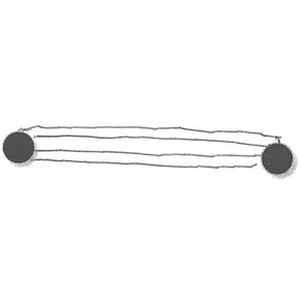
#> input picture Dataset/TASK_02/AD/T02_AD_001.png, 299 x 299 px
$ python -i model_Train.py   (imports and definitions only)
#> lines starting #> are read from the running program, lines starting #| are printed output that depends on the picture; after the words box and inside, x2 and y2 are one past the last pixel; in counts of white or black regions, pixels touching at a corner belong together
#> further down, picture is the input picture: shape (299, 299, 3); min 58, max 255, mean 249.1
import os
import numpy as np
import cv2
import tensorflow as tf
import pickle
import matplotlib.pyplot as plt
from sklearn.model_selection import train_test_split
from sklearn.metrics import classification_report, confusion_matrix
from tensorflow.keras.applications import MobileNetV2
from tensorflow.keras.layers import Dense, Dropout, GlobalAveragePooling2D
from tensorflow.keras.models import Model
from tensorflow.keras.optimizers import Adam

# =============================
# CONFIG
# =============================


# [2 lines not run here, left out]

# [1 line that did not run here, left out]
SAVE_DIR = "./saved_models"
# [1 line that did not run here, left out]
# [2 lines not run here, left out]
IMG_SIZE = 224

# =============================
# Preprocessing Function
# =============================

def preprocess_gaussian_clahe_then_otsu(image):
    gray = cv2.cvtColor(image.astype('uint8'), cv2.COLOR_RGB2GRAY)
    blurred = cv2.GaussianBlur(gray, (31, 31), 0)
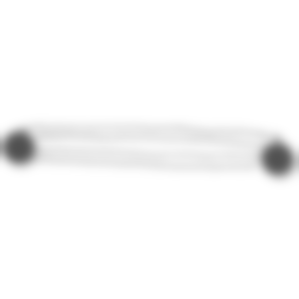
#> blurred: shape (299, 299); min 80, max 255, mean 249.1
    normalized = cv2.divide(gray, blurred, scale=255)
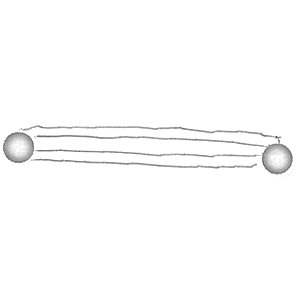
#> normalized: shape (299, 299); min 72, max 255, mean 251.9

    clahe = cv2.createCLAHE(clipLimit=2.0, tileGridSize=(8, 8))
    clahe_img = clahe.apply(normalized)

    _, otsu = cv2.threshold(clahe_img, 0, 255, cv2.THRESH_BINARY + cv2.THRESH_OTSU)
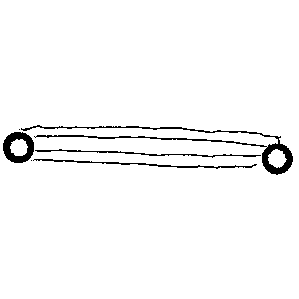
#> otsu: shape (299, 299); 97.1% white; 6 black regions (2 under 20 px), largest, box (x1, y1, x2, y2) and area: (21, 125, 293, 175) 1357, (3, 132, 34, 163) 541, (33, 159, 257, 169) 387, (35, 149, 261, 158) 338

    resized = cv2.resize(otsu, (IMG_SIZE, IMG_SIZE))
    rgb = cv2.cvtColor(resized, cv2.COLOR_GRAY2RGB)
    return rgb / 255.0


# =============================
# Dataset Loader
# =============================

def load_dataset():
    X, y = [], []

    for root, dirs, files in os.walk(DATASET_DIR):
        for file in files:
            if file.lower().endswith((".jpg", ".jpeg", ".png")):

                # Determine label from folder name
                folder = os.path.basename(root).upper()

                if "AD" in folder:
                    label = 0
                elif "HC" in folder:
                    label = 1
                else:
                    continue  # ignore unexpected folders

                path = os.path.join(root, file)

                img = cv2.imread(path)
                img = cv2.cvtColor(img, cv2.COLOR_BGR2RGB)
                img = preprocess_gaussian_clahe_then_otsu(img)

                X.append(img)
                y.append(label)

    return np.array(X), np.array(y)


# [1 line not run here, left out]
# [1 line that did not run here, left out]
# [1 line not run here, left out]

# =============================
# Train / Test Split
# =============================

# [2 lines that did not run here, left out]

# [2 lines that did not run here, left out]

# [1 line that did not run here, left out]
# [1 line that did not run here, left out]
# [1 line that did not run here, left out]

# =============================
# Build MobileNetV2 Model
# =============================

def build_model():
    base = MobileNetV2(
        include_top=False,
        weights="imagenet",
        input_shape=(IMG_SIZE, IMG_SIZE, 3)
    )
    base.trainable = False  # freeze for stability & speed
#if you want higher accuracy remove the hash of the loop but training takes more time
#you can only increase upto 50 or it will be overfitted
    for layer in base.layers[-50:]:
        layer.trainable = True


    x = GlobalAveragePooling2D()(base.output)
    x = Dense(256, activation="relu")(x)
    x = Dropout(0.3)(x)
    output = Dense(2, activation="softmax")(x)

    model = Model(base.input, output)
    model.compile(
        optimizer=Adam(1e-4),
        loss="categorical_crossentropy",
        metrics=["accuracy"]
    )
    return model


# [1 line that did not run here, left out]
# [1 line not run here, left out]

# =============================
# Train the Model
# =============================

# [7 lines that did not run here, left out]

# =============================
# Save Model
# =============================
# [1 line that did not run here, left out]
# [2 lines not run here, left out]

# =============================
# Evaluate
# =============================

# [1 line that did not run here, left out]
# [1 line not run here, left out]

# [1 line that did not run here, left out]
# [1 line not run here, left out]

# [1 line that did not run here, left out]
# [24 lines not run here, left out]

>>> import cv2
>>> picture = cv2.cvtColor(cv2.imread('Dataset/TASK_02/AD/T02_AD_001.png'), cv2.COLOR_BGR2RGB)
>>> result = preprocess_gaussian_clahe_then_otsu(picture)

$ run again, on Dataset/TASK_02/AD/T02_AD_013.png
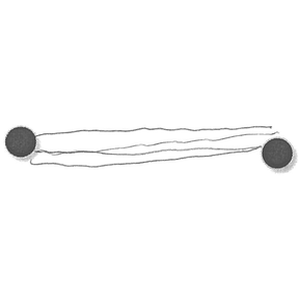
#> input picture Dataset/TASK_02/AD/T02_AD_013.png, 299 x 299 px
#> picture is the input picture: shape (299, 299, 3); min 50, max 255, mean 250.2
#> in preprocess_gaussian_clahe_then_otsu, `blurred = cv2.GaussianBlur(gray, (31, 31), 0)`:
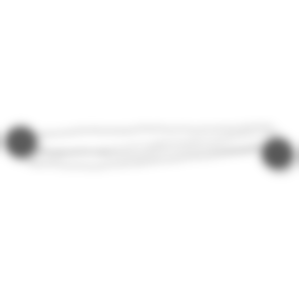
#> blurred: shape (299, 299); min 88, max 255, mean 250.2
#> in preprocess_gaussian_clahe_then_otsu, `_, otsu = cv2.threshold(clahe_img, 0, 255, cv2.THRESH_BINARY + cv2.THR..`:
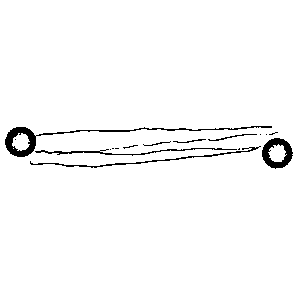
#> otsu: shape (299, 299); 97.5% white; 16 black regions (9 under 20 px), largest, box (x1, y1, x2, y2) and area: (5, 126, 272, 157) 881, (262, 138, 293, 169) 494, (30, 146, 261, 168) 369

$ run again, on Dataset/TASK_02/AD/T02_AD_019.png
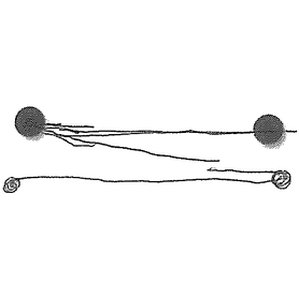
#> input picture Dataset/TASK_02/AD/T02_AD_019.png, 299 x 299 px
#> picture is the input picture: shape (299, 299, 3); min 0, max 255, mean 247
#> in preprocess_gaussian_clahe_then_otsu, `_, otsu = cv2.threshold(clahe_img, 0, 255, cv2.THRESH_BINARY + cv2.THR..`:
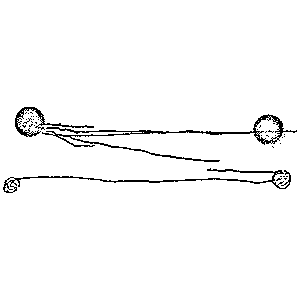
#> otsu: shape (299, 299); 97.2% white; black in thin lines or dots, all inside (x1, y1, x2, y2) = (3, 107, 297, 193)
#> in preprocess_gaussian_clahe_then_otsu, `resized = cv2.resize(otsu, (IMG_SIZE, IMG_SIZE))`:
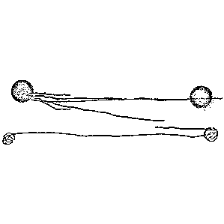
#> resized: shape (224, 224); min 0, max 255, mean 247.8

$ run again, on Dataset/TASK_02/AD/T02_AD_023.png
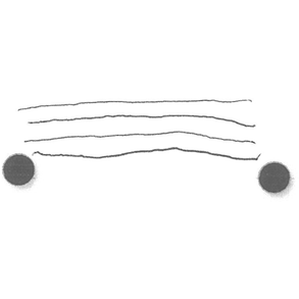
#> input picture Dataset/TASK_02/AD/T02_AD_023.png, 299 x 299 px
#> picture is the input picture: shape (299, 299, 3); min 57, max 255, mean 249.6
#> in preprocess_gaussian_clahe_then_otsu, `blurred = cv2.GaussianBlur(gray, (31, 31), 0)`:
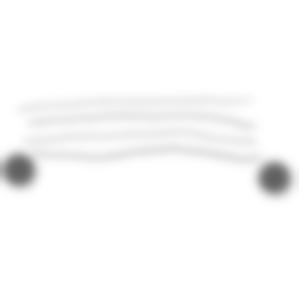
#> blurred: shape (299, 299); min 96, max 255, mean 249.6
#> in preprocess_gaussian_clahe_then_otsu, `_, otsu = cv2.threshold(clahe_img, 0, 255, cv2.THRESH_BINARY + cv2.THR..`:
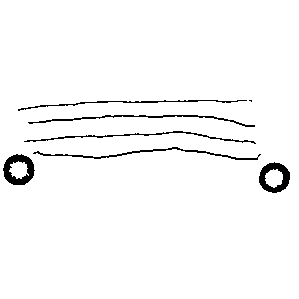
#> otsu: shape (299, 299); 97.1% white; 7 black regions (1 under 20 px), largest, box (x1, y1, x2, y2) and area: (3, 154, 35, 185) 525, (259, 162, 290, 193) 487, (33, 147, 261, 160) 438, (28, 115, 255, 127) 420, (24, 131, 256, 144) 365, (18, 100, 247, 111) 330
